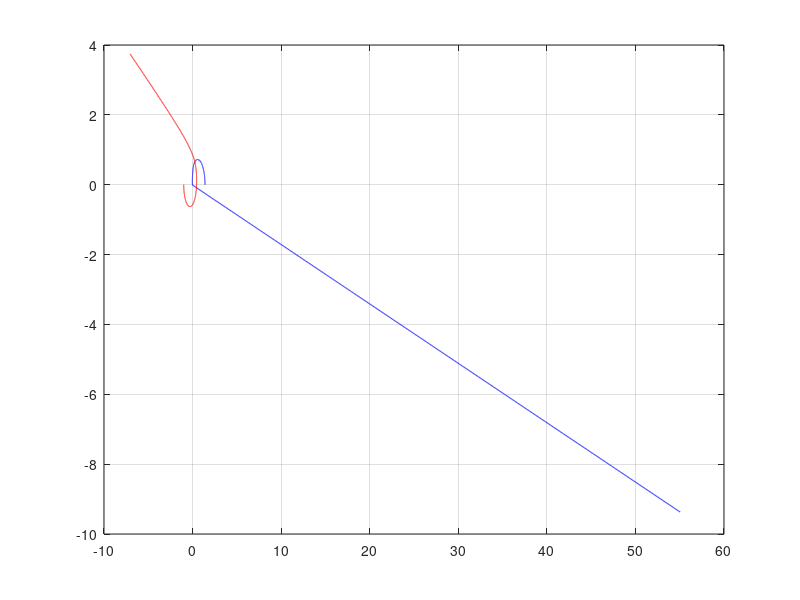

MATLAB code for this plot:
function prj_5_19
% The classical helium atom 2D
% a1 = -2*r1/r1^3 + (r1 - r2)/r12^3
% a2 = -2*r2/r2^3 + (r2 - r1)/r12^3
% where 
% r1,r2 - distances from electrons to nuclear
% r12   - distance between electrons
% --------------------------------------
% a1x = -2* r1x/r1^3 - (r1x-r2x)/r12^3
% a1y = -2* r1y/r1^3 - (r1y-r2y)/r12^3
% a2x = -2* r2x/r2^3 - (r2x-r1x)/r12^3
% a2y = -2* r2y/r2^3 - (r2y-r1y)/r12^3

dt = 1e-3;
%n = 1/dt;
n = 5000;

% --------------
r1x = zeros(n,1);
r1y = zeros(n,1);
r2x = zeros(n,1);
r2y = zeros(n,1);

v1x = zeros(n,1);
v1y = zeros(n,1);
v2x = zeros(n,1);
v2y = zeros(n,1);
% --------------

r1x(1) = 1.4;
r1y(1) = 0;
r2x(1) = -1;
r2y(1) = 0;

v1x(1) = 0;
v1y(1) = 0.86;
v2x(1) = 0;
v2y(1) = -1.1;

for i=1:n
    r12 = sqrt((r1x(i)-r2x(i))^2 + (r1y(i)-r2y(i))^2);
    % ----------------------------------------------------
    r1 = sqrt(r1x(i)^2+r1y(i)^2);
    
    v1x(i+1) = v1x(i) + dt*(-2* r1x(i)/r1^3 - (r1x(i)-r2x(i))/r12^3);
    r1x(i+1) = r1x(i) + dt*v1x(i+1);
    
    v1y(i+1) = v1y(i) + dt*(-2* r1y(i)/r1^3 - (r1y(i)-r2y(i))/r12^3);
    r1y(i+1) = r1y(i) + dt*v1y(i+1);
    % ----------------------------------------------------
    r2 = sqrt(r2x(i)^2+r2y(i)^2);
    
    v2x(i+1) = v2x(i) + dt*(-2* r2x(i)/r2^3 - (r2x(i)-r1x(i))/r12^3);
    r2x(i+1) = r2x(i) + dt*v2x(i+1);
    
    v2y(i+1) = v2y(i) + dt*(-2* r2y(i)/r2^3 - (r2y(i)-r1y(i))/r12^3);
    r2y(i+1) = r2y(i) + dt*v2y(i+1);
    
end

plot(r1x,r1y,'b');
hold on;
plot(r2x,r2y,'r');
grid on;

end
